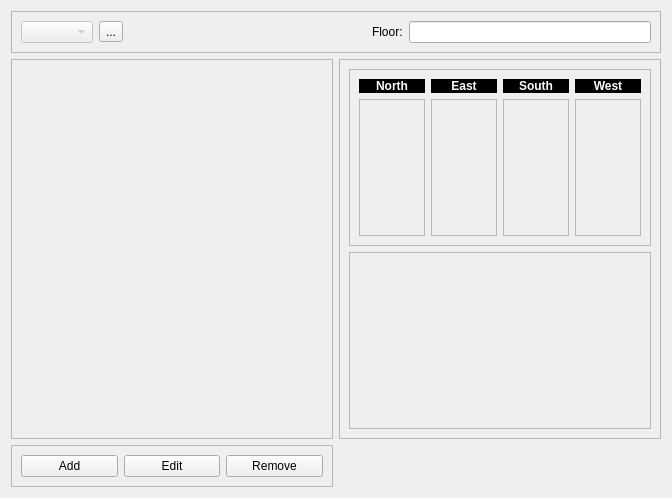
<?xml version="1.0" encoding="UTF-8"?>
<ui version="4.0">
 <class>FloorWidget</class>
 <widget class="QWidget" name="FloorWidget">
  <property name="geometry">
   <rect>
    <x>0</x>
    <y>0</y>
    <width>672</width>
    <height>498</height>
   </rect>
  </property>
  <property name="windowTitle">
   <string>Form</string>
  </property>
  <layout class="QGridLayout" name="gridLayout">
   <item row="2" column="0">
    <widget class="QFrame" name="frame_2">
     <property name="frameShape">
      <enum>QFrame::StyledPanel</enum>
     </property>
     <property name="frameShadow">
      <enum>QFrame::Raised</enum>
     </property>
     <layout class="QHBoxLayout" name="horizontalLayout">
      <item>
       <widget class="QPushButton" name="pushButton">
        <property name="text">
         <string>Add</string>
        </property>
       </widget>
      </item>
      <item>
       <widget class="QPushButton" name="pushButton_2">
        <property name="text">
         <string>Edit</string>
        </property>
       </widget>
      </item>
      <item>
       <widget class="QPushButton" name="pushButton_3">
        <property name="text">
         <string>Remove</string>
        </property>
       </widget>
      </item>
     </layout>
    </widget>
   </item>
   <item row="1" column="0">
    <widget class="QScrollArea" name="scrollArea">
     <property name="sizePolicy">
      <sizepolicy hsizetype="Expanding" vsizetype="Expanding">
       <horstretch>0</horstretch>
       <verstretch>0</verstretch>
      </sizepolicy>
     </property>
     <property name="widgetResizable">
      <bool>true</bool>
     </property>
     <widget class="QWidget" name="scrollAreaWidgetContents">
      <property name="enabled">
       <bool>true</bool>
      </property>
      <property name="geometry">
       <rect>
        <x>0</x>
        <y>0</y>
        <width>320</width>
        <height>362</height>
       </rect>
      </property>
      <layout class="QGridLayout" name="grid">
       <property name="leftMargin">
        <number>0</number>
       </property>
       <property name="topMargin">
        <number>0</number>
       </property>
       <property name="rightMargin">
        <number>0</number>
       </property>
       <property name="bottomMargin">
        <number>0</number>
       </property>
       <property name="spacing">
        <number>1</number>
       </property>
      </layout>
     </widget>
    </widget>
   </item>
   <item row="1" column="1">
    <widget class="QFrame" name="frame_3">
     <property name="sizePolicy">
      <sizepolicy hsizetype="Expanding" vsizetype="Expanding">
       <horstretch>0</horstretch>
       <verstretch>0</verstretch>
      </sizepolicy>
     </property>
     <property name="frameShape">
      <enum>QFrame::StyledPanel</enum>
     </property>
     <property name="frameShadow">
      <enum>QFrame::Plain</enum>
     </property>
     <layout class="QVBoxLayout" name="verticalLayout">
      <item>
       <widget class="QFrame" name="frame_4">
        <property name="sizePolicy">
         <sizepolicy hsizetype="Expanding" vsizetype="Expanding">
          <horstretch>0</horstretch>
          <verstretch>0</verstretch>
         </sizepolicy>
        </property>
        <property name="frameShape">
         <enum>QFrame::StyledPanel</enum>
        </property>
        <property name="frameShadow">
         <enum>QFrame::Plain</enum>
        </property>
        <layout class="QGridLayout" name="gridLayout_2">
         <item row="2" column="0">
          <widget class="QLabel" name="labelNorthPix">
           <property name="sizePolicy">
            <sizepolicy hsizetype="Expanding" vsizetype="Expanding">
             <horstretch>0</horstretch>
             <verstretch>0</verstretch>
            </sizepolicy>
           </property>
           <property name="frameShape">
            <enum>QFrame::StyledPanel</enum>
           </property>
           <property name="frameShadow">
            <enum>QFrame::Plain</enum>
           </property>
           <property name="text">
            <string/>
           </property>
          </widget>
         </item>
         <item row="1" column="0">
          <widget class="QLabel" name="label_6">
           <property name="font">
            <font>
             <weight>75</weight>
             <bold>true</bold>
            </font>
           </property>
           <property name="styleSheet">
            <string notr="true">QLabel { color: white; background-color: black; font-weight: bold; }</string>
           </property>
           <property name="frameShape">
            <enum>QFrame::NoFrame</enum>
           </property>
           <property name="frameShadow">
            <enum>QFrame::Plain</enum>
           </property>
           <property name="text">
            <string>North</string>
           </property>
           <property name="textFormat">
            <enum>Qt::RichText</enum>
           </property>
           <property name="alignment">
            <set>Qt::AlignCenter</set>
           </property>
          </widget>
         </item>
         <item row="1" column="1">
          <widget class="QLabel" name="label_7">
           <property name="styleSheet">
            <string notr="true">QLabel { color: white; background-color: black; font-weight: bold; }</string>
           </property>
           <property name="text">
            <string>East</string>
           </property>
           <property name="alignment">
            <set>Qt::AlignCenter</set>
           </property>
          </widget>
         </item>
         <item row="1" column="3">
          <widget class="QLabel" name="label_8">
           <property name="styleSheet">
            <string notr="true">QLabel { color: white; background-color: black; font-weight: bold; }</string>
           </property>
           <property name="text">
            <string>South</string>
           </property>
           <property name="alignment">
            <set>Qt::AlignCenter</set>
           </property>
          </widget>
         </item>
         <item row="1" column="4">
          <widget class="QLabel" name="label_9">
           <property name="styleSheet">
            <string notr="true">QLabel { color: white; background-color: black; font-weight: bold; }</string>
           </property>
           <property name="text">
            <string>West</string>
           </property>
           <property name="alignment">
            <set>Qt::AlignCenter</set>
           </property>
          </widget>
         </item>
         <item row="2" column="1">
          <widget class="QLabel" name="labelEastPix">
           <property name="sizePolicy">
            <sizepolicy hsizetype="Expanding" vsizetype="Expanding">
             <horstretch>0</horstretch>
             <verstretch>0</verstretch>
            </sizepolicy>
           </property>
           <property name="frameShape">
            <enum>QFrame::StyledPanel</enum>
           </property>
           <property name="text">
            <string/>
           </property>
          </widget>
         </item>
         <item row="2" column="3">
          <widget class="QLabel" name="labelSouthPix">
           <property name="sizePolicy">
            <sizepolicy hsizetype="Expanding" vsizetype="Expanding">
             <horstretch>0</horstretch>
             <verstretch>0</verstretch>
            </sizepolicy>
           </property>
           <property name="frameShape">
            <enum>QFrame::StyledPanel</enum>
           </property>
           <property name="text">
            <string/>
           </property>
          </widget>
         </item>
         <item row="2" column="4">
          <widget class="QLabel" name="labelWestPix">
           <property name="sizePolicy">
            <sizepolicy hsizetype="Expanding" vsizetype="Expanding">
             <horstretch>0</horstretch>
             <verstretch>0</verstretch>
            </sizepolicy>
           </property>
           <property name="frameShape">
            <enum>QFrame::StyledPanel</enum>
           </property>
           <property name="text">
            <string/>
           </property>
          </widget>
         </item>
        </layout>
       </widget>
      </item>
      <item>
       <widget class="QFrame" name="frame_5">
        <property name="sizePolicy">
         <sizepolicy hsizetype="Expanding" vsizetype="Expanding">
          <horstretch>0</horstretch>
          <verstretch>0</verstretch>
         </sizepolicy>
        </property>
        <property name="frameShape">
         <enum>QFrame::StyledPanel</enum>
        </property>
        <property name="frameShadow">
         <enum>QFrame::Sunken</enum>
        </property>
       </widget>
      </item>
     </layout>
    </widget>
   </item>
   <item row="0" column="0" colspan="2">
    <widget class="QFrame" name="frame">
     <property name="frameShape">
      <enum>QFrame::StyledPanel</enum>
     </property>
     <property name="frameShadow">
      <enum>QFrame::Raised</enum>
     </property>
     <layout class="QHBoxLayout" name="horizontalLayout_2">
      <item>
       <widget class="QComboBox" name="floorSelector">
        <property name="enabled">
         <bool>false</bool>
        </property>
        <property name="sizePolicy">
         <sizepolicy hsizetype="Preferred" vsizetype="Fixed">
          <horstretch>0</horstretch>
          <verstretch>0</verstretch>
         </sizepolicy>
        </property>
        <property name="layoutDirection">
         <enum>Qt::LeftToRight</enum>
        </property>
       </widget>
      </item>
      <item>
       <widget class="QToolButton" name="newFloor">
        <property name="sizePolicy">
         <sizepolicy hsizetype="Preferred" vsizetype="Fixed">
          <horstretch>0</horstretch>
          <verstretch>0</verstretch>
         </sizepolicy>
        </property>
        <property name="toolTip">
         <string/>
        </property>
        <property name="text">
         <string>...</string>
        </property>
       </widget>
      </item>
      <item>
       <spacer name="horizontalSpacer">
        <property name="orientation">
         <enum>Qt::Horizontal</enum>
        </property>
        <property name="sizeHint" stdset="0">
         <size>
          <width>40</width>
          <height>20</height>
         </size>
        </property>
       </spacer>
      </item>
      <item>
       <widget class="QLabel" name="label">
        <property name="text">
         <string>Floor:</string>
        </property>
       </widget>
      </item>
      <item>
       <widget class="QLineEdit" name="floorName">
        <property name="text">
         <string/>
        </property>
       </widget>
      </item>
     </layout>
    </widget>
   </item>
  </layout>
 </widget>
 <resources/>
 <connections/>
</ui>
